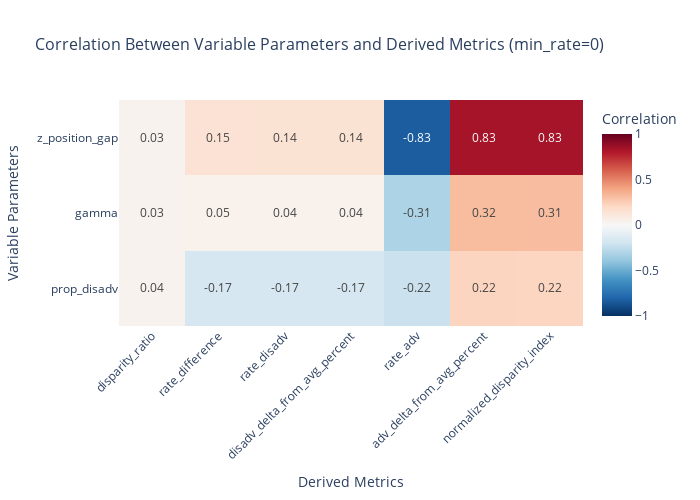
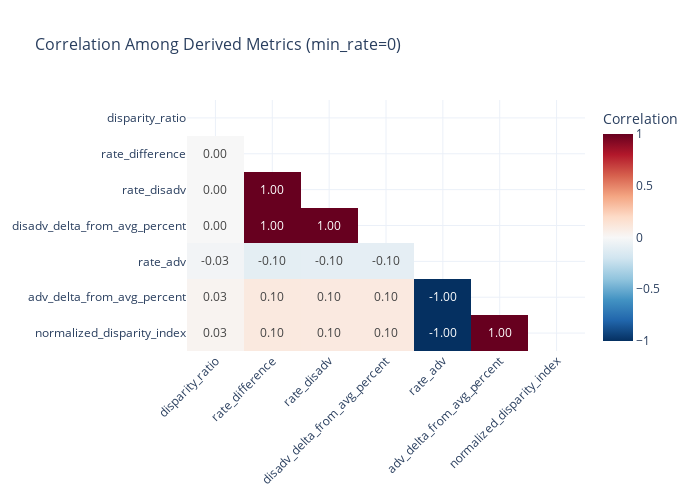

The notebook cell saved with these charts, in order:
### Code cell
import plotly.graph_objects as go
import numpy as np
import pandas as pd

def plot_parameter_metric_correlations(simulation_results, min_rate=0):
    """
    Creates a heatmap showing correlations between variable parameters and derived metrics.
    
    Args:
        simulation_results (pd.DataFrame): The simulation results dataframe
        min_rate (int, optional): The minimum rate to filter by. Defaults to 0.
        
    Returns:
        plotly.graph_objects.Figure: The correlation heatmap figure
    """
    # Variable parameters (those that have multiple values in the simulation)
    variable_params = [
        'prop_disadv',  # Same as 'p'
        'gamma',
        'z_position_gap',
        # 'min_rate'  # This is floor_rate_values in simulation.py
    ]

    # Derived metrics (calculated from the simulation results)
    derived_metrics = [
        'disparity_ratio',
        'rate_difference',
        'rate_disadv',
        'disadv_delta_from_avg_percent',
        'rate_adv',
        'adv_delta_from_avg_percent',
        'normalized_disparity_index',
    ]

    # Filter data for a specific min_rate to focus analysis
    plot_df = simulation_results[simulation_results['min_rate']==min_rate]

    # Create a non-square correlation matrix with variable parameters as rows and derived metrics as columns
    var_derived_corr = pd.DataFrame(index=variable_params, columns=derived_metrics)
    for param in variable_params:
        for metric in derived_metrics:
            var_derived_corr.loc[param, metric] = plot_df[param].corr(plot_df[metric])

    # Create a heatmap for variable parameters vs derived metrics (non-square matrix)
    fig = go.Figure(data=go.Heatmap(
        z=var_derived_corr.values,
        x=var_derived_corr.columns,
        y=var_derived_corr.index,
        colorscale='RdBu_r',
        zmid=0,
        zmin=-1, zmax=1,
        text=np.round(var_derived_corr.values.astype(float), 2),
        texttemplate='%{text:.2f}',
        hoverinfo='text',
        colorbar=dict(title='Correlation'),
    ))

    fig.update_layout(
        title=f'Correlation Between Variable Parameters and Derived Metrics (min_rate={min_rate})',
        title_font_size=16,
        width=700,
        height=500,
        xaxis=dict(
            tickangle=-45,
            title='Derived Metrics'
        ),
        yaxis=dict(
            title='Variable Parameters'
        ),
        template='plotly_white'
    )
    
    return fig

def plot_derived_metric_correlations(simulation_results, min_rate=0):
    """
    Creates a heatmap showing correlations among derived metrics.
    
    Args:
        simulation_results (pd.DataFrame): The simulation results dataframe
        min_rate (int, optional): The minimum rate to filter by. Defaults to 0.
        
    Returns:
        plotly.graph_objects.Figure: The correlation heatmap figure
    """
    # Derived metrics (calculated from the simulation results)
    derived_metrics = [
        'disparity_ratio',
        'rate_difference',
        'rate_disadv',
        'disadv_delta_from_avg_percent',
        'rate_adv',
        'adv_delta_from_avg_percent',
        'normalized_disparity_index',
    ]

    # Filter data for a specific min_rate to focus analysis
    plot_df = simulation_results[simulation_results['min_rate']==min_rate]

    # Create a correlation matrix for derived metrics only
    derived_corr = plot_df[derived_metrics].corr()
    mask = np.triu(np.ones_like(derived_corr, dtype=bool))
    derived_corr_masked = derived_corr.copy()
    derived_corr_masked.values[mask] = None

    # Create a heatmap for derived metrics only
    fig = go.Figure(data=go.Heatmap(
        z=derived_corr_masked.values,
        x=derived_corr.columns,
        y=derived_corr.index,
        colorscale='RdBu_r',
        zmid=0,
        zmin=-1, zmax=1,
        text=np.where(np.isnan(derived_corr_masked.values), '', np.round(derived_corr_masked.values, 2)),
        texttemplate='%{text:.2f}',
        hoverinfo='text',
        colorbar=dict(title='Correlation'),
    ))

    fig.update_layout(
        title=f'Correlation Among Derived Metrics (min_rate={min_rate})',
        title_font_size=16,
        width=700,
        height=500,
        xaxis=dict(tickangle=-45),
        yaxis=dict(autorange='reversed'),
        template='plotly_white'
    )
    
    return fig

def print_constant_parameters(simulation_results, min_rate=0):
    """
    Prints the constant parameters in the simulation.
    
    Args:
        simulation_results (pd.DataFrame): The simulation results dataframe
        min_rate (int, optional): The minimum rate to filter by. Defaults to 0.
    """
    # Constant parameters (those that have single values in the simulation)
    constant_params = [
        'mu_disadv',  # Fixed at 0.2
        'c_disadv',   # Fixed at 20
        'c_adv',      # Fixed at 20
        'sample_size',  # Fixed at 10000
        'target_avg_rate'  # Fixed at 500
    ]
    
    plot_df = simulation_results[simulation_results['min_rate']==min_rate]
    
    print("Constant parameters in this simulation:")
    for param in constant_params:
        if param in plot_df.columns:
            unique_vals = plot_df[param].unique()
            print(f"{param}: {unique_vals}")

# Example usage:
# min_rate = 0
# fig1 = plot_parameter_metric_correlations(simulation_results, min_rate)
# fig2 = plot_derived_metric_correlations(simulation_results, min_rate)
# print_constant_parameters(simulation_results, min_rate)
# fig1.show()
# fig2.show()

# Actual execution with min_rate=0
min_rate = 0
print_constant_parameters(simulation_results, min_rate)
fig1 = plot_parameter_metric_correlations(simulation_results, min_rate)
fig2 = plot_derived_metric_correlations(simulation_results, min_rate)
fig1.show()
fig2.show()

### Figure 1 — Plotly figure (JSON) as saved in the notebook; plotly's stock layout.template omitted (floating-point values rounded to 4 significant figures)
{"data": [{"colorbar": {"title": {"text": "Correlation"}}, "colorscale": [[0, "rgb(5,48,97)"], [0.1, "rgb(33,102,172)"], [0.2, "rgb(67,147,195)"], [0.3, "rgb(146,197,222)"], [0.4, "rgb(209,229,240)"], [0.5, "rgb(247,247,247)"], [0.6, "rgb(253,219,199)"], [0.7, "rgb(244,165,130)"], [0.8, "rgb(214,96,77)"], [0.9, "rgb(178,24,43)"], [1, "rgb(103,0,31)"]], "hoverinfo": "text", "text": [[0.04, -0.17, -0.17, -0.17, -0.22, 0.22, 0.22], [0.03, 0.05, 0.04, 0.04, -0.31, 0.32, 0.31], [0.03, 0.15, 0.14, 0.14, -0.83, 0.83, 0.83]], "texttemplate": "%{text:.2f}", "type": "heatmap", "x": ["disparity_ratio", "rate_difference", "rate_disadv", "disadv_delta_from_avg_percent", "rate_adv", "adv_delta_from_avg_percent", "normalized_disparity_index"], "y": ["prop_disadv", "gamma", "z_position_gap"], "z": [[0.03799, -0.1729, -0.1741, -0.1741, -0.2183, 0.2205, 0.2184], [0.03375, 0.04595, 0.04446, 0.04449, -0.3146, 0.3159, 0.3144], [0.03265, 0.1478, 0.1439, 0.1438, -0.8345, 0.8339, 0.8345]], "zmax": 1, "zmid": 0, "zmin": -1}], "layout": {"height": 500, "title": {"font": {"size": 16}, "text": "Correlation Between Variable Parameters and Derived Metrics (min_rate=0)"}, "width": 700, "xaxis": {"tickangle": -45, "title": {"text": "Derived Metrics"}}, "yaxis": {"title": {"text": "Variable Parameters"}}}}

### Figure 2 — Plotly figure (JSON) as saved in the notebook; plotly's stock layout.template omitted (floating-point values rounded to 4 significant figures)
{"data": [{"colorbar": {"title": {"text": "Correlation"}}, "colorscale": [[0, "rgb(5,48,97)"], [0.1, "rgb(33,102,172)"], [0.2, "rgb(67,147,195)"], [0.3, "rgb(146,197,222)"], [0.4, "rgb(209,229,240)"], [0.5, "rgb(247,247,247)"], [0.6, "rgb(253,219,199)"], [0.7, "rgb(244,165,130)"], [0.8, "rgb(214,96,77)"], [0.9, "rgb(178,24,43)"], [1, "rgb(103,0,31)"]], "hoverinfo": "text", "text": [["", "", "", "", "", "", ""], ["-0.0", "", "", "", "", "", ""], ["-0.0", "1.0", "", "", "", "", ""], ["-0.0", "1.0", "1.0", "", "", "", ""], ["-0.03", "-0.1", "-0.1", "-0.1", "", "", ""], ["0.03", "0.1", "0.1", "0.1", "-1.0", "", ""], ["0.03", "0.1", "0.1", "0.1", "-1.0", "1.0", ""]], "texttemplate": "%{text:.2f}", "type": "heatmap", "x": ["disparity_ratio", "rate_difference", "rate_disadv", "disadv_delta_from_avg_percent", "rate_adv", "adv_delta_from_avg_percent", "normalized_disparity_index"], "y": ["disparity_ratio", "rate_difference", "rate_disadv", "disadv_delta_from_avg_percent", "rate_adv", "adv_delta_from_avg_percent", "normalized_disparity_index"], "z": [[NaN, NaN, NaN, NaN, NaN, NaN, NaN], [-0.002403, NaN, NaN, NaN, NaN, NaN, NaN], [-0.00254, 1.0, NaN, NaN, NaN, NaN, NaN], [-0.00254, 0.9999, 0.9999, NaN, NaN, NaN, NaN], [-0.02825, -0.1014, -0.09666, -0.09665, NaN, NaN, NaN], [0.02827, 0.1014, 0.09665, 0.09663, -0.9999, NaN, NaN], [0.02825, 0.1014, 0.09663, 0.09661, -1.0, 0.9999, NaN]], "zmax": 1, "zmid": 0, "zmin": -1}], "layout": {"height": 500, "title": {"font": {"size": 16}, "text": "Correlation Among Derived Metrics (min_rate=0)"}, "width": 700, "xaxis": {"tickangle": -45}, "yaxis": {"autorange": "reversed"}}}
